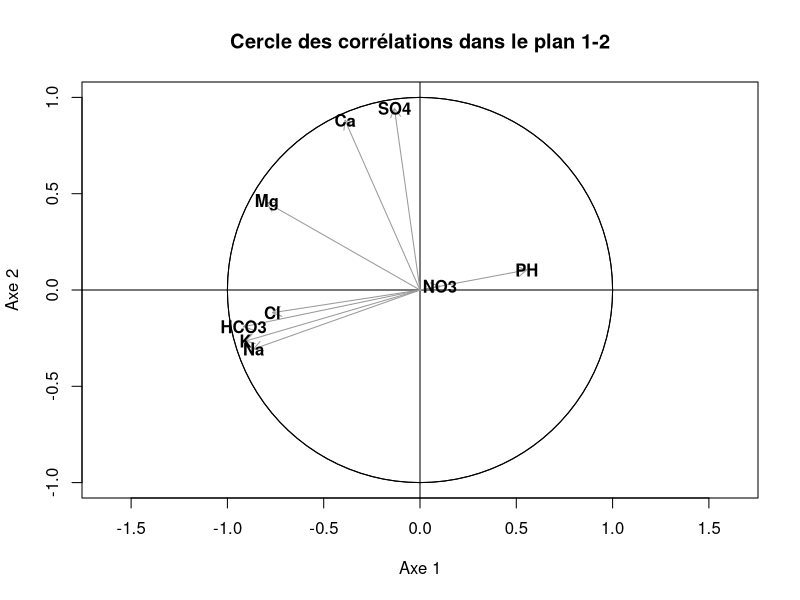
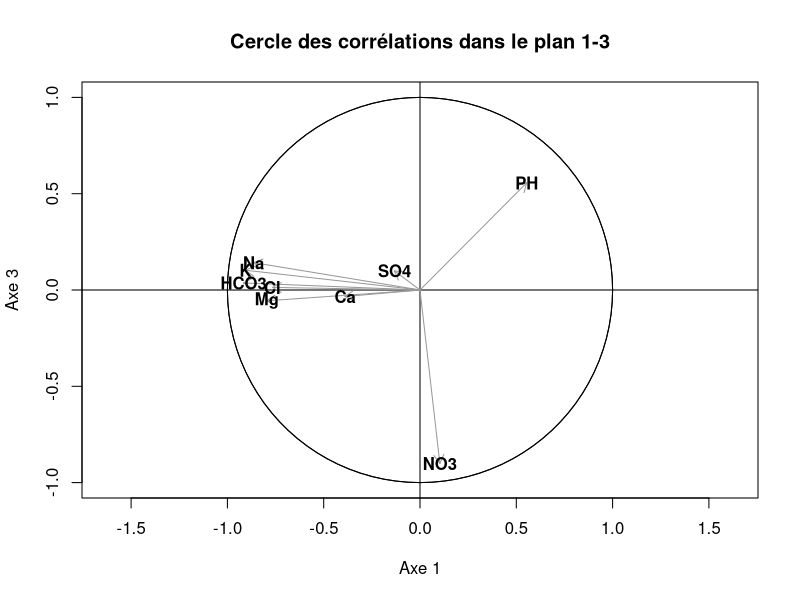
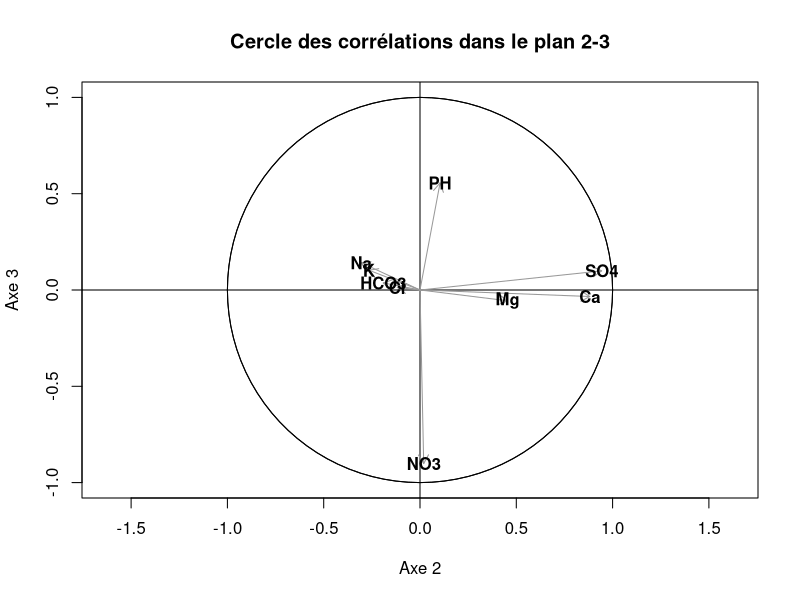
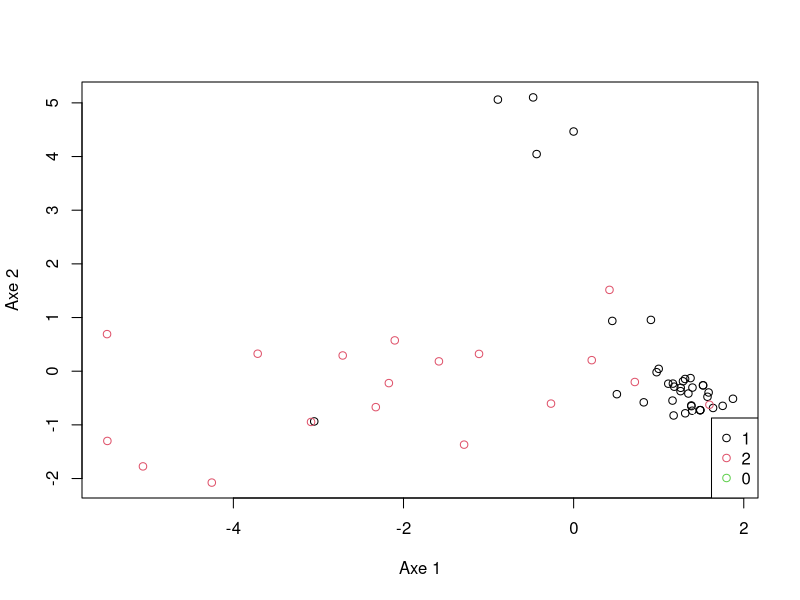

Source code (R) for these figures, in order:
library(plotrix)
library(ade4)

acpn = function(data_in, round_precision = 3){  
  result = list()
  
  result$source = data_in
  #Filtre
  result$raw_data = na.omit(data_in[sapply(data_in, is.numeric)])
  result$matrix = as.matrix(result$raw_data, rownames.force = NA)
  num_row = nrow(result$raw_data)
  num_col = ncol(result$raw_data)
  
  #Moyenne
  result$mean = apply(result$matrix, 2, mean)
  result$meanmatrix = t(matrix( rep(x=result$mean, num_row), nrow = num_col, byrow = FALSE))

  #Centrage avec scale
  result$autocen = scale(result$matrix, center = TRUE, scale = FALSE)
  #Centrage/Reduction avec scale
  result$autocenred = scale(result$matrix, center = TRUE, scale = TRUE)

  #Centrage sans scale
  result$cen = result$matrix - result$meanmatrix

  #Variance/co-variance
  result$var = t(result$cen) %*% result$cen / (num_row - 1)
    
  #Centrage/Reduction sans scale
  result$stddev = diag(sapply(diag(as.matrix(result$var)), function(x){1/sqrt(x)}))
  result$cenred = result$cen %*% result$stddev
  
  #Correlation
  result$cor = t(result$cenred) %*% result$cenred / (num_row - 1)
  
  #Valeurs propres
  eigen_full = eigen(result$cor)
  result$eigen$values = eigen_full$values[eigen_full$values>1.0]
  result$eigen$vectors = eigen_full$vectors[,1:length(result$eigen$values)]
  
  #Composantes principales
  result$comp = result$cenred %*% result$eigen$vectors
  
  #Rapport de l'inertie
  result$inertiaratio = result$eigen$values / num_col
  
  #Inertie cumulée
  result$inertiasum = round(sum(result$inertiaratio),3)*100

  #Contribution relative des individus
  result$qlti = (result$comp)^2
  for (i in 1:nrow(result$qlti)) {
    for (k in 1:ncol(result$qlti)) {
      result$qlti[i,k] = result$qlti[i,k] / (sum(result$comp[i,]^2))
    }
  }
  result$qtli = round(result$qlti, round_precision)
  
  #Contribution absolue des individus
  result$ctri = (result$comp)^2
  for (i in 1:nrow(result$ctri)) {
    for (k in 1:ncol(result$ctri)) {
      result$ctri[i,k] = result$ctri[i,k] / (ncol(result$ctri)*result$eigen$values[k])
    }
  }
  result$ctri = round(result$ctri, round_precision)
  
  #Matrice des coordonnées de variables
  D = diag(sapply(as.matrix(result$eigen$values), sqrt))
  result$coords = result$eigen$vectors %*% D
  
  #Contribution relative des variables
  result$qltv = (result$coords)^2
  for (j in 1:nrow(result$qltv)) {
    for (k in 1:ncol(result$qltv)) {
      result$qltv[j,k] = result$qltv[j,k] / (sum(result$coords[j,]^2))
    }
  }
  result$qtlv = round(result$qltv, round_precision)
  
  #Contribution absolue des variables
  result$ctri = (result$comp)^2
  for (i in 1:nrow(result$ctri)) {
    for (k in 1:ncol(result$ctri)) {
      result$ctri[i,k] = result$ctri[i,k] / (ncol(result$ctri)*result$eigen$values[k])
    }
  }
  result$ctri = round(result$ctri, round_precision)
  
  #Cercle de corrélation
  apply(combn(1:length(result$eigen$values), 2), 2, function(combi){
    axis1 = result$coords[,combi[1]]
    axis2 = result$coords[,combi[2]]
    par(mfrow=c(1,1))
    plot(axis1, axis2, xlim=c(-1,1), ylim=c(-1,1), asp = 1, type = "n", xlab = sprintf("Axe %d",combi[1]), ylab = sprintf("Axe %d",combi[2]), main = sprintf("Cercle des corrélations dans le plan %d-%d", combi[1], combi[2]) )
    abline(h=0,v=0)
    draw.circle(x = 0, y = 0, radius = c(1,1))
    arrows(0, 0, axis1, axis2, length = 0.10, code = 2, col = gray(0.6))
    text(x=axis1, y=axis2, labels = colnames(result$raw_data), font=2) 
  })
  
  #Retour
  return(result)
}

addIndiv = function(acp, indiv){
  return( t(scale(as.matrix(na.omit(indiv[sapply(indiv, is.numeric)]), rownames.force = NA), center = TRUE, scale = TRUE) %*% acp$eigen$vectors ))
}


waters <- read.table("./Eaux2018 FM.txt", header=TRUE, sep="\t")
active.waters <- waters[waters$Pays %in% "France",] 
supp.waters <- waters[waters$Pays %in% "Maroc",] 
acp_waters = acpn(active.waters)

supps = t(addIndiv(acp_waters, supp.waters))

water_type = c()
for(i in rownames(acp_waters$comp)){
  type = acp_waters$source$Nature[strtoi(i)]
  v = 0
  print(type)
  if(is.na(type)){}
  else if(type == "plat"){
    v=1
  }else if(type == "gaz"){
    v=2
  }
  water_type = c(water_type, v)
}

plot(acp_waters$comp[,1], acp_waters$comp[,2], xlab = "Axe 1", ylab = "Axe 2", col=water_type)
legend(x = "bottomright",legend=unique(water_type),col=1:length(water_type),pch=1)

#eaux_actives <- filter(eaux, Pays== "France")
dudi = dudi.pca(df = acp_waters$raw_data, scannf = FALSE, nf = 3)

nrow(acp_waters$matrix)
num_outliers = unique(unlist(apply(acp_waters$matrix, 2, function(x){which(x %in% boxplot.stats(x)$out)})))
with_outliers = acp_waters$matrix[num_outliers,]
without_outliers = acp_waters$matrix[setdiff(c(1:nrow(acp_waters$matrix)), num_outliers),]
